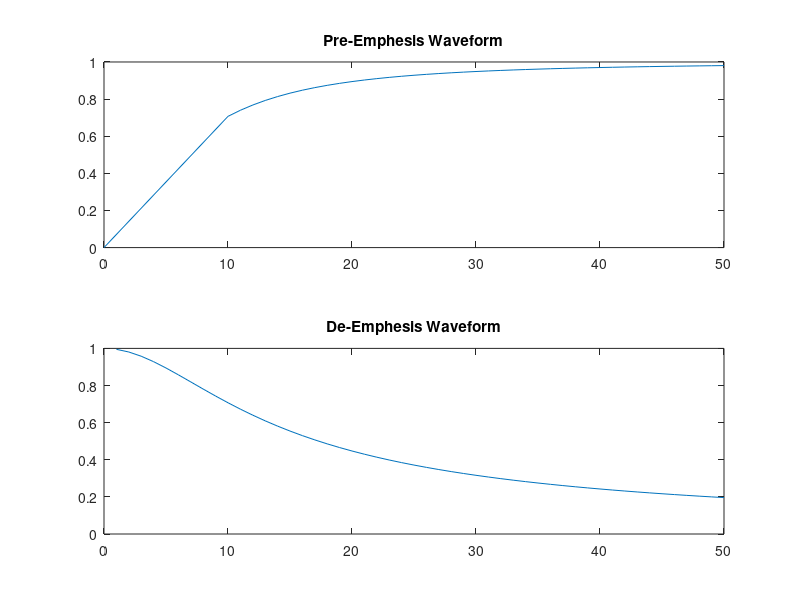

MATLAB code for this plot:
clc;
clear all;
close all;
f1=10;
for f=f1:50
    x(f)=(1/sqrt(1+(f1/f)^2));
    f2(f)=f;
end
subplot(2,1,1);
plot(f2,x);
title('Pre-Emphesis Waveform');
for f=1:50
    y(f)=(1/sqrt(1+(f/f1)^2));
    f3(f)=f;
end
subplot(2,1,2);
plot(f3,y)
title('De-Emphesis Waveform');
